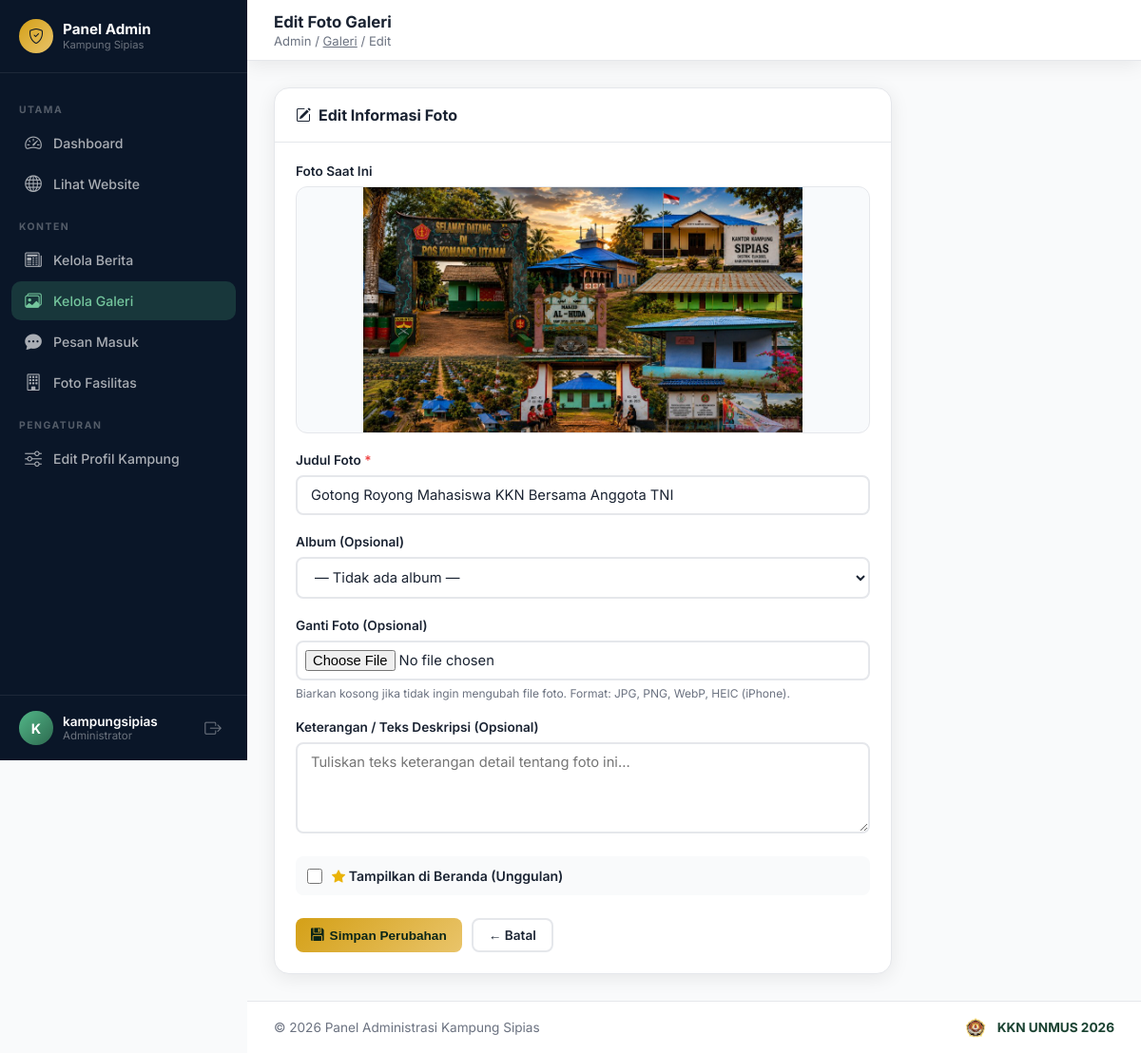
/admin-panel/galeri/edit/6/ (signed in), run on the app's committed database.
### galeri/models.py (models this page shows, shortened)
class FotoGaleri(models.Model):
    album = models.ForeignKey(AlbumGaleri, on_delete=models.CASCADE, related_name='foto', blank=True, null=True)
    judul = models.CharField(max_length=200)
    keterangan = models.TextField(blank=True)
    foto = models.ImageField(upload_to='galeri/foto/')
    tanggal = models.DateTimeField(auto_now_add=True)
    unggulan = models.BooleanField(default=False, verbose_name='Tampil di Beranda')
    class Meta:
        ordering = ['-tanggal']
        verbose_name = 'Foto Galeri'
        verbose_name_plural = 'Foto Galeri'

### core/admin_views.py (the view, shortened to what this page needs)
# urls.py: path('galeri/edit/<int:pk>/', admin_views.admin_galeri_edit, name='admin_galeri_edit'),
@login_required(login_url='/admin-panel/login/')
def admin_galeri_edit(request, pk):
    foto_obj = get_object_or_404(FotoGaleri, pk=pk)
    album_list = AlbumGaleri.objects.all()
    return render(request, 'admin_panel/galeri_edit.html', {
        'foto': foto_obj,
        'album_list': album_list,
    })

### core/context_processors.py (called while the page is built)
def profil_context(request):
    try:
        profil = ProfilKampung.objects.first()
    except Exception:
        profil = None
    return {
        'profil': profil
    }

### templates/admin_panel/galeri_edit.html (shortened to what this page needs)
{% extends 'admin_panel/base_admin.html' %}
{% block page_title %}Edit Foto Galeri{% endblock %}
{% block breadcrumb %}Admin / <a href="{% url 'admin_panel:admin_galeri_list' %}" style="color:inherit;">Galeri</a> / Edit{% endblock %}
{% block content %}
<div style="max-width:650px;">
  <div class="card">
    <div class="card-header"><span class="card-title"><i class="bi bi-pencil-square"></i> Edit Informasi Foto</span></div>
    <div class="card-body">
      <form method="post" enctype="multipart/form-data" id="editForm">
        <div class="form-group" style="margin-bottom:20px;">
          <label class="form-label">Foto Saat Ini</label>
          <div style="width:100%; max-height:260px; overflow:hidden; border-radius:12px; border:1px solid var(--border); background:#f8fafc; display:flex; align-items:center; justify-content:center;">
            <img src="{{ foto.foto.url }}" alt="{{ foto.judul }}" style="max-width:100%; max-height:260px; object-fit:contain;" onerror="this.onerror=null; this.src='/static/images/hero_bg_kampung.jpg';">
          </div>
        </div>
        <div class="form-group">
          <label class="form-label">Judul Foto <span style="color:#ef4444">*</span></label>
          <input type="text" name="judul" class="form-control" value="{{ foto.judul }}" placeholder="Contoh: Kegiatan Gotong Royong..." required>
        </div>
        <div class="form-group">
          <label class="form-label">Album (Opsional)</label>
          <select name="album" class="form-control">
            <option value="">— Tidak ada album —</option>
          </select>
        </div>
        <div class="form-group">
          <label class="form-label">Ganti Foto (Opsional)</label>
          <input type="file" id="fotoInput" name="foto" class="form-control" accept="image/*,.heic,.heif" style="padding:8px;">
          <p class="form-hint" id="fileStatus">Biarkan kosong jika tidak ingin mengubah file foto. Format: JPG, PNG, WebP, HEIC (iPhone).</p>
        </div>
        <div class="form-group">
          <label class="form-label">Keterangan / Teks Deskripsi (Opsional)</label>
          <textarea name="keterangan" class="form-control" rows="4" placeholder="Tuliskan teks keterangan detail tentang foto ini...">{{ foto.keterangan }}</textarea>
        </div>
        <div style="display:flex;align-items:center;gap:10px;padding:12px;background:#F9FAFB;border-radius:8px;margin-bottom:24px;">
          <input type="checkbox" id="unggulan" name="unggulan" {% if foto.unggulan %}checked{% endif %} style="width:16px;height:16px;accent-color:#1B4332;">
          <label for="unggulan" style="font-size:0.88rem;font-weight:600;cursor:pointer;"><i class="bi bi-star-fill" style="color:#EAB308;"></i> Tampilkan di Beranda (Unggulan)</label>
        </div>
        <div class="form-actions" style="padding:0;border:none;margin:0;display:flex;gap:10px;">
          <button type="submit" id="submitBtn" class="btn btn-primary"><i class="bi bi-floppy-fill"></i> Simpan Perubahan</button>
          <a href="{% url 'admin_panel:admin_galeri_list' %}" class="btn btn-outline">← Batal</a>
        </div>
      </form>
    </div>
  </div>
</div>
{% endblock %}

### templates/admin_panel/base_admin.html (shortened to what this page needs)
<!DOCTYPE html>
<html lang="id">
<head>
  {% load static %}
  <link rel="stylesheet" href="https://cdn.jsdelivr.net/npm/bootstrap-icons@1.11.3/font/bootstrap-icons.min.css">
</head>
<body>
<aside class="sidebar" id="sidebar">
  <div class="sidebar-header">
    <div class="sidebar-logo">
      <div class="sidebar-logo-icon"><i class="bi bi-shield-check"></i></div>
      <div>
        <div class="sidebar-logo-text">Panel Admin</div>
        <div class="sidebar-logo-sub">Kampung Sipias</div>
      </div>
    </div>
  </div>
  <nav class="sidebar-nav">
    <div class="nav-section">Utama</div>
    <a href="{% url 'admin_panel:admin_dashboard' %}" class="nav-item {% if request.resolver_match.url_name == 'admin_dashboard' %}active{% endif %}">
      <span class="nav-icon"><i class="bi bi-speedometer2"></i></span> Dashboard
    </a>
    <a href="/" class="nav-item" target="_blank">
      <span class="nav-icon"><i class="bi bi-globe"></i></span> Lihat Website
    </a>
    <div class="nav-section">Konten</div>
    <a href="{% url 'admin_panel:admin_berita_list' %}" class="nav-item {% if 'berita' in request.resolver_match.url_name %}active{% endif %}">
      <span class="nav-icon"><i class="bi bi-newspaper"></i></span> Kelola Berita
    </a>
    <a href="{% url 'admin_panel:admin_galeri_list' %}" class="nav-item {% if 'galeri' in request.resolver_match.url_name %}active{% endif %}">
      <span class="nav-icon"><i class="bi bi-images"></i></span> Kelola Galeri
    </a>
    <a href="{% url 'admin_panel:admin_pesan_list' %}" class="nav-item {% if 'pesan' in request.resolver_match.url_name %}active{% endif %}">
      <span class="nav-icon"><i class="bi bi-chat-dots-fill"></i></span> Pesan Masuk
    </a>
    <a href="{% url 'admin_panel:admin_fasilitas_list' %}" class="nav-item {% if 'fasilitas' in request.resolver_match.url_name %}active{% endif %}">
      <span class="nav-icon"><i class="bi bi-building"></i></span> Foto Fasilitas
    </a>
    <div class="nav-section">Pengaturan</div>
    <a href="{% url 'admin_panel:admin_profil_edit' %}" class="nav-item {% if request.resolver_match.url_name == 'admin_profil_edit' %}active{% endif %}">
      <span class="nav-icon"><i class="bi bi-sliders"></i></span> Edit Profil Kampung
    </a>
  </nav>
  <div class="sidebar-footer">
    <div class="sidebar-user">
      <div class="sidebar-avatar">{{ request.user.username|first|upper }}</div>
      <div class="sidebar-user-info">
        <div class="sidebar-user-name">{{ request.user.username }}</div>
        <div class="sidebar-user-role">Administrator</div>
      </div>
      <a href="{% url 'admin_panel:admin_logout' %}" class="sidebar-logout" title="Logout">
        <i class="bi bi-box-arrow-right"></i>
      </a>
    </div>
  </div>
</aside>
<main class="main">
  <div class="topbar">
    <div class="topbar-left">
      <div>
        <div class="topbar-title">{% block page_title %}Dashboard{% endblock %}</div>
        <div class="topbar-breadcrumb">{% block breadcrumb %}Admin / Dashboard{% endblock %}</div>
      </div>
    </div>
  </div>
  <div class="page-content">
    {% block content %}{% endblock %}
  </div>
  <footer style="padding: 16px 28px; background: #FFFFFF; border-top: 1px solid var(--border); display: flex; align-items: center; justify-content: space-between; flex-wrap: wrap; gap: 12px; font-size: 0.85rem; color: var(--muted);">
    <span>© 2026 Panel Administrasi Kampung Sipias</span>
    <div style="display: inline-flex; align-items: center; gap: 8px; font-weight: 700; color: var(--primary);">
      <img src="{% static 'images/logo_unmus.png' %}?v=3" alt="Logo UNMUS" style="height: 22px; width: auto; object-fit: contain;">
      <span>KKN UNMUS 2026</span>
    </div>
  </footer>
</main>
</body>
</html>

### data on the page
FotoGaleri: foto (picture), judul "Gotong Royong Mahasiswa KKN Bersama Anggota TNI"

### other printed values
{{ request.user.username|first|upper }} "K"
{{ request.user.username }} "kampungsipias"
